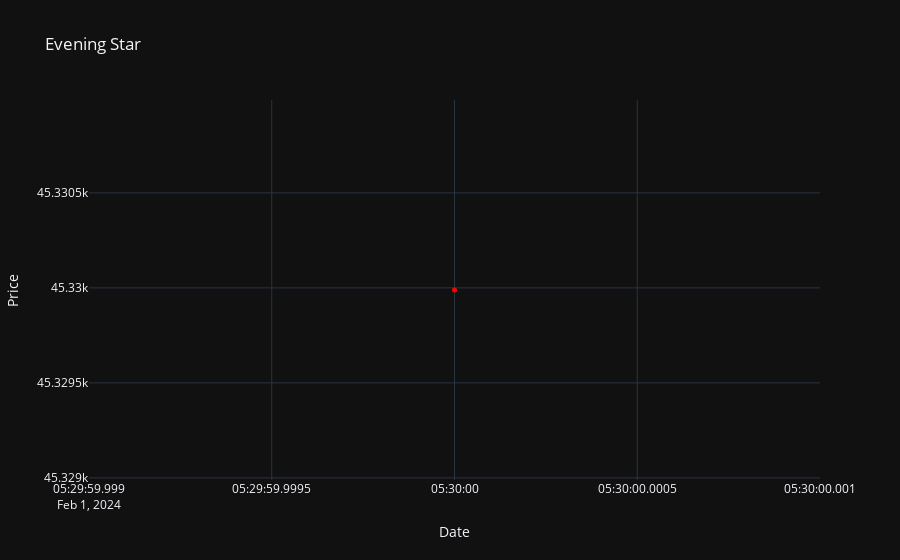

Notebook cell for this chart:
### Markdown cell above
Modified Evening star code

### Code cell
import pandas as pd
import numpy as np
import plotly.graph_objects as go

# Example DataFrame setup
# df = pd.read_csv('your_data.csv')  # Load your data here
# df['date'] = pd.to_datetime(df['date'])  # Ensure date column is in datetime format

def is_doji(df, i):
    body_len = abs(df['open'][i] - df['close'][i])
    wick_len = df['high'][i] - df['low'][i] - body_len
    return body_len < 0.2 * (df['high'][i] - df['low'][i]) and wick_len > 0.5 * body_len

def cal_len(i, df):
    body_len_prev = abs(df['open'][i-1] - df['close'][i-1])
    body_len_curr = abs(df['open'][i] - df['close'][i])
    body_len_next = abs(df['open'][i+1] - df['close'][i+1])
    
    wick_len_prev = df['high'][i-1] - df['low'][i-1] - body_len_prev
    wick_len_curr = df['high'][i] - df['low'][i] - body_len_curr
    wick_len_next = df['high'][i+1] - df['low'][i+1] - body_len_next
    
    # Evening Star Conditions
    is_evening_star = (df['open'][i-1] < df['close'][i-1] and  # First candle is bullish
                       body_len_prev > 0.6 * (df['high'][i-1] - df['low'][i-1]) and  # Significant body
                       is_doji(df, i) and  # Middle candle is Doji
                       df['close'][i+1] < df['open'][i+1] and  # Third candle is bearish
                       df['close'][i+1] < df['close'][i-1] and  # Closes below the first candle's close
                       df['open'][i+1] > df['close'][i])  # Opens within or above the body of the second candle

    # Check if the next candle is bearish
    next_candle_bearish = df['open'][i+2] > df['close'][i+2] if i+2 < len(df) else False

    return is_evening_star and next_candle_bearish

evening_star_dates = []
evening_star_prices = []

for i in range(1, len(df) - 3):  # Ensure sufficient range for three candles and two more candles for validation
    if cal_len(i, df):
        evening_star_dates.append(df['date'][i])  # Append the date of the middle candle
        evening_star_prices.append(df['low'][i])  # Append the low price of the middle candle

# Plotting with Plotly
fig = go.Figure()

# Plot Evening Star
fig.add_trace(go.Scatter(
    x=evening_star_dates,
    y=[price - np.mean(df['high'] - df['low']) / 2 for price in evening_star_prices],  # Adjust y-axis based on your needs
    mode='markers',
    marker=dict(size=5, color='red', symbol='circle'),  # Customize marker appearance
    name='Evening Star'
))

fig.update_layout(
    title='Evening Star',
    xaxis_title='Date',
    yaxis_title='Price',
    template='plotly_dark'
)

fig

### Figure 1 — Plotly figure (JSON) as saved in the notebook; plotly's stock layout.template omitted (floating-point values rounded to 4 significant figures)
{"data": [{"marker": {"color": "red", "size": 5, "symbol": "circle"}, "mode": "markers", "name": "Evening Star", "type": "scatter", "x": ["2024-02-01T05:30:00"], "y": [45330.0]}], "layout": {"title": {"text": "Evening Star"}, "xaxis": {"title": {"text": "Date"}}, "yaxis": {"title": {"text": "Price"}}}}
